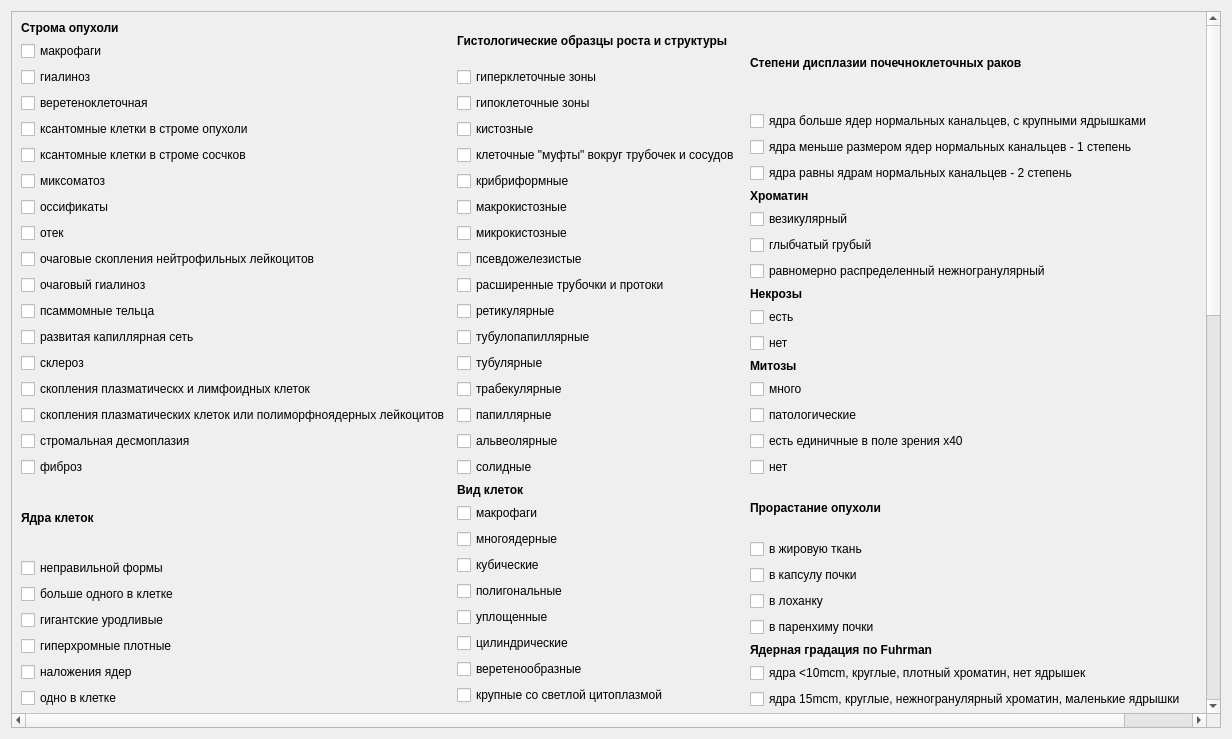
<?xml version="1.0" encoding="UTF-8"?>
<ui version="4.0">
 <class>Kidney</class>
 <widget class="QDialog" name="Kidney">
  <property name="geometry">
   <rect>
    <x>0</x>
    <y>0</y>
    <width>1232</width>
    <height>739</height>
   </rect>
  </property>
  <property name="windowTitle">
   <string>Добавление изображения почки</string>
  </property>
  <layout class="QGridLayout" name="gridLayout_2">
   <item row="1" column="0">
    <widget class="QScrollArea" name="scrollArea">
     <property name="widgetResizable">
      <bool>true</bool>
     </property>
     <widget class="QWidget" name="scrollAreaWidgetContents">
      <property name="geometry">
       <rect>
        <x>0</x>
        <y>0</y>
        <width>1195</width>
        <height>1475</height>
       </rect>
      </property>
      <layout class="QGridLayout" name="gridLayout">
       <item row="1" column="1">
        <layout class="QVBoxLayout" name="verticalLayout_3">
         <item>
          <widget class="QLabel" name="label_3">
           <property name="font">
            <font>
             <weight>75</weight>
             <bold>true</bold>
            </font>
           </property>
           <property name="text">
            <string>Вид клеток</string>
           </property>
          </widget>
         </item>
         <item>
          <widget class="QCheckBox" name="checkBox_36">
           <property name="text">
            <string>макрофаги</string>
           </property>
          </widget>
         </item>
         <item>
          <widget class="QCheckBox" name="checkBox_37">
           <property name="text">
            <string>многоядерные</string>
           </property>
          </widget>
         </item>
         <item>
          <widget class="QCheckBox" name="checkBox_38">
           <property name="text">
            <string>кубические</string>
           </property>
          </widget>
         </item>
         <item>
          <widget class="QCheckBox" name="checkBox_39">
           <property name="text">
            <string>полигональные</string>
           </property>
          </widget>
         </item>
         <item>
          <widget class="QCheckBox" name="checkBox_40">
           <property name="text">
            <string>уплощенные</string>
           </property>
          </widget>
         </item>
         <item>
          <widget class="QCheckBox" name="checkBox_41">
           <property name="text">
            <string>цилиндрические</string>
           </property>
          </widget>
         </item>
         <item>
          <widget class="QCheckBox" name="checkBox_42">
           <property name="text">
            <string>веретенообразные</string>
           </property>
          </widget>
         </item>
         <item>
          <widget class="QCheckBox" name="checkBox_43">
           <property name="text">
            <string>крупные со светлой цитоплазмой</string>
           </property>
          </widget>
         </item>
         <item>
          <widget class="QCheckBox" name="checkBox_56">
           <property name="text">
            <string>мелкие с небольшой цитоплазмой</string>
           </property>
          </widget>
         </item>
         <item>
          <widget class="QCheckBox" name="checkBox_57">
           <property name="text">
            <string>рабдоидные клетки</string>
           </property>
          </widget>
         </item>
         <item>
          <widget class="QCheckBox" name="checkBox_58">
           <property name="text">
            <string>с объемной оптически пустой цитоплазмой</string>
           </property>
          </widget>
         </item>
         <item>
          <widget class="QCheckBox" name="checkBox_45">
           <property name="text">
            <string>с частично вакуолизированной цитоплазмой</string>
           </property>
          </widget>
         </item>
         <item>
          <widget class="QCheckBox" name="checkBox_44">
           <property name="text">
            <string>С четкими границами</string>
           </property>
          </widget>
         </item>
         <item>
          <widget class="QCheckBox" name="checkBox_46">
           <property name="text">
            <string>саркоматозные</string>
           </property>
          </widget>
         </item>
         <item>
          <widget class="QCheckBox" name="checkBox_47">
           <property name="text">
            <string>со светлой цитоплазмой</string>
           </property>
          </widget>
         </item>
         <item>
          <widget class="QCheckBox" name="checkBox_48">
           <property name="text">
            <string>эозинофильные</string>
           </property>
          </widget>
         </item>
         <item>
          <widget class="QCheckBox" name="checkBox_49">
           <property name="text">
            <string>эозинофильные зернистые</string>
           </property>
          </widget>
         </item>
         <item>
          <widget class="QCheckBox" name="checkBox_50">
           <property name="text">
            <string>эозинофильные с просветлением вокруг ядра</string>
           </property>
          </widget>
         </item>
         <item>
          <widget class="QCheckBox" name="checkBox_51">
           <property name="text">
            <string>ксантомные</string>
           </property>
          </widget>
         </item>
         <item>
          <widget class="QCheckBox" name="checkBox_52">
           <property name="text">
            <string>крупные</string>
           </property>
          </widget>
         </item>
         <item>
          <widget class="QCheckBox" name="checkBox_53">
           <property name="text">
            <string>мелкие</string>
           </property>
          </widget>
         </item>
         <item>
          <widget class="QCheckBox" name="checkBox_54">
           <property name="text">
            <string>овальные</string>
           </property>
          </widget>
         </item>
         <item>
          <widget class="QCheckBox" name="checkBox_55">
           <property name="text">
            <string>округлые</string>
           </property>
          </widget>
         </item>
        </layout>
       </item>
       <item row="4" column="0">
        <layout class="QVBoxLayout" name="verticalLayout_8">
         <item>
          <widget class="QLabel" name="label_8">
           <property name="font">
            <font>
             <weight>75</weight>
             <bold>true</bold>
            </font>
           </property>
           <property name="text">
            <string>Включения</string>
           </property>
          </widget>
         </item>
         <item>
          <widget class="QCheckBox" name="checkBox_80">
           <property name="text">
            <string>гиалиновые глобули</string>
           </property>
          </widget>
         </item>
         <item>
          <widget class="QCheckBox" name="checkBox_81">
           <property name="text">
            <string>грубый коричневый пигмент</string>
           </property>
          </widget>
         </item>
         <item>
          <widget class="QCheckBox" name="checkBox_82">
           <property name="text">
            <string>другие</string>
           </property>
          </widget>
         </item>
         <item>
          <widget class="QCheckBox" name="checkBox_83">
           <property name="text">
            <string>липиды</string>
           </property>
          </widget>
         </item>
        </layout>
       </item>
       <item row="8" column="0">
        <layout class="QVBoxLayout" name="verticalLayout_24">
         <item>
          <widget class="QLabel" name="label_25">
           <property name="font">
            <font>
             <weight>75</weight>
             <bold>true</bold>
            </font>
           </property>
           <property name="text">
            <string>Описание клинического случая</string>
           </property>
          </widget>
         </item>
         <item>
          <widget class="QTextEdit" name="textEdit"/>
         </item>
        </layout>
       </item>
       <item row="0" column="1">
        <layout class="QVBoxLayout" name="verticalLayout_10">
         <item>
          <widget class="QLabel" name="label_10">
           <property name="font">
            <font>
             <weight>75</weight>
             <bold>true</bold>
            </font>
           </property>
           <property name="text">
            <string>Гистологические образцы роста и структуры</string>
           </property>
          </widget>
         </item>
         <item>
          <widget class="QCheckBox" name="checkBox_89">
           <property name="text">
            <string>гиперклеточные зоны</string>
           </property>
          </widget>
         </item>
         <item>
          <widget class="QCheckBox" name="checkBox_90">
           <property name="text">
            <string>гипоклеточные зоны</string>
           </property>
          </widget>
         </item>
         <item>
          <widget class="QCheckBox" name="checkBox_91">
           <property name="text">
            <string>кистозные</string>
           </property>
          </widget>
         </item>
         <item>
          <widget class="QCheckBox" name="checkBox_92">
           <property name="text">
            <string>клеточные &quot;муфты&quot; вокруг трубочек и сосудов</string>
           </property>
          </widget>
         </item>
         <item>
          <widget class="QCheckBox" name="checkBox_93">
           <property name="text">
            <string>крибриформные</string>
           </property>
          </widget>
         </item>
         <item>
          <widget class="QCheckBox" name="checkBox_94">
           <property name="text">
            <string>макрокистозные</string>
           </property>
          </widget>
         </item>
         <item>
          <widget class="QCheckBox" name="checkBox_95">
           <property name="text">
            <string>микрокистозные</string>
           </property>
          </widget>
         </item>
         <item>
          <widget class="QCheckBox" name="checkBox_96">
           <property name="text">
            <string>псевдожелезистые</string>
           </property>
          </widget>
         </item>
         <item>
          <widget class="QCheckBox" name="checkBox_97">
           <property name="text">
            <string>расширенные трубочки и протоки</string>
           </property>
          </widget>
         </item>
         <item>
          <widget class="QCheckBox" name="checkBox_98">
           <property name="text">
            <string>ретикулярные</string>
           </property>
          </widget>
         </item>
         <item>
          <widget class="QCheckBox" name="checkBox_99">
           <property name="text">
            <string>тубулопапиллярные</string>
           </property>
          </widget>
         </item>
         <item>
          <widget class="QCheckBox" name="checkBox_100">
           <property name="text">
            <string>тубулярные</string>
           </property>
          </widget>
         </item>
         <item>
          <widget class="QCheckBox" name="checkBox_101">
           <property name="text">
            <string>трабекулярные</string>
           </property>
          </widget>
         </item>
         <item>
          <widget class="QCheckBox" name="checkBox_102">
           <property name="text">
            <string>папиллярные</string>
           </property>
          </widget>
         </item>
         <item>
          <widget class="QCheckBox" name="checkBox_103">
           <property name="text">
            <string>альвеолярные</string>
           </property>
          </widget>
         </item>
         <item>
          <widget class="QCheckBox" name="checkBox_104">
           <property name="text">
            <string>солидные</string>
           </property>
          </widget>
         </item>
        </layout>
       </item>
       <item row="0" column="2">
        <layout class="QVBoxLayout" name="verticalLayout_16">
         <item>
          <widget class="QLabel" name="label_16">
           <property name="font">
            <font>
             <weight>75</weight>
             <bold>true</bold>
            </font>
           </property>
           <property name="text">
            <string>Степени дисплазии почечноклеточных раков</string>
           </property>
          </widget>
         </item>
         <item>
          <widget class="QCheckBox" name="checkBox_119">
           <property name="text">
            <string>ядра больше ядер нормальных канальцев, с крупными ядрышками</string>
           </property>
          </widget>
         </item>
         <item>
          <widget class="QCheckBox" name="checkBox_120">
           <property name="text">
            <string>ядра меньше размером ядер нормальных канальцев - 1 степень</string>
           </property>
          </widget>
         </item>
         <item>
          <widget class="QCheckBox" name="checkBox_121">
           <property name="text">
            <string>ядра равны ядрам нормальных канальцев - 2 степень</string>
           </property>
          </widget>
         </item>
         <item>
          <layout class="QVBoxLayout" name="verticalLayout_17">
           <item>
            <widget class="QLabel" name="label_17">
             <property name="font">
              <font>
               <weight>75</weight>
               <bold>true</bold>
              </font>
             </property>
             <property name="text">
              <string>Хроматин</string>
             </property>
            </widget>
           </item>
           <item>
            <widget class="QCheckBox" name="checkBox_122">
             <property name="text">
              <string>везикулярный</string>
             </property>
            </widget>
           </item>
           <item>
            <widget class="QCheckBox" name="checkBox_123">
             <property name="text">
              <string>глыбчатый грубый</string>
             </property>
            </widget>
           </item>
           <item>
            <widget class="QCheckBox" name="checkBox_124">
             <property name="text">
              <string>равномерно распределенный нежногранулярный</string>
             </property>
            </widget>
           </item>
           <item>
            <layout class="QVBoxLayout" name="verticalLayout_19">
             <item>
              <widget class="QLabel" name="label_19">
               <property name="font">
                <font>
                 <weight>75</weight>
                 <bold>true</bold>
                </font>
               </property>
               <property name="text">
                <string>Некрозы</string>
               </property>
              </widget>
             </item>
             <item>
              <widget class="QCheckBox" name="checkBox_129">
               <property name="text">
                <string>есть</string>
               </property>
              </widget>
             </item>
             <item>
              <widget class="QCheckBox" name="checkBox_130">
               <property name="text">
                <string>нет</string>
               </property>
              </widget>
             </item>
            </layout>
           </item>
           <item>
            <layout class="QVBoxLayout" name="verticalLayout_4">
             <item>
              <widget class="QLabel" name="label_4">
               <property name="font">
                <font>
                 <weight>75</weight>
                 <bold>true</bold>
                </font>
               </property>
               <property name="text">
                <string>Митозы</string>
               </property>
              </widget>
             </item>
             <item>
              <widget class="QCheckBox" name="checkBox_59">
               <property name="text">
                <string>много</string>
               </property>
              </widget>
             </item>
             <item>
              <widget class="QCheckBox" name="checkBox_60">
               <property name="text">
                <string>патологические</string>
               </property>
              </widget>
             </item>
             <item>
              <widget class="QCheckBox" name="checkBox_61">
               <property name="text">
                <string>есть единичные в поле зрения x40</string>
               </property>
              </widget>
             </item>
             <item>
              <widget class="QCheckBox" name="checkBox_62">
               <property name="text">
                <string>нет</string>
               </property>
              </widget>
             </item>
            </layout>
           </item>
          </layout>
         </item>
        </layout>
       </item>
       <item row="1" column="0">
        <layout class="QVBoxLayout" name="verticalLayout">
         <item>
          <widget class="QLabel" name="label">
           <property name="font">
            <font>
             <weight>75</weight>
             <bold>true</bold>
            </font>
           </property>
           <property name="text">
            <string>Ядра клеток</string>
           </property>
          </widget>
         </item>
         <item>
          <widget class="QCheckBox" name="checkBox">
           <property name="text">
            <string>неправильной формы</string>
           </property>
          </widget>
         </item>
         <item>
          <widget class="QCheckBox" name="checkBox_2">
           <property name="text">
            <string>больше одного в клетке</string>
           </property>
          </widget>
         </item>
         <item>
          <widget class="QCheckBox" name="checkBox_3">
           <property name="text">
            <string>гигантские уродливые</string>
           </property>
          </widget>
         </item>
         <item>
          <widget class="QCheckBox" name="checkBox_4">
           <property name="text">
            <string>гиперхромные плотные</string>
           </property>
          </widget>
         </item>
         <item>
          <widget class="QCheckBox" name="checkBox_12">
           <property name="text">
            <string>наложения ядер</string>
           </property>
          </widget>
         </item>
         <item>
          <widget class="QCheckBox" name="checkBox_5">
           <property name="text">
            <string>одно в клетке</string>
           </property>
          </widget>
         </item>
         <item>
          <widget class="QCheckBox" name="checkBox_13">
           <property name="text">
            <string>очень крупные</string>
           </property>
          </widget>
         </item>
         <item>
          <widget class="QCheckBox" name="checkBox_6">
           <property name="text">
            <string>с внутриядерными включениями</string>
           </property>
          </widget>
         </item>
         <item>
          <widget class="QCheckBox" name="checkBox_16">
           <property name="text">
            <string>светлые</string>
           </property>
          </widget>
         </item>
         <item>
          <widget class="QCheckBox" name="checkBox_18">
           <property name="text">
            <string>сжатые</string>
           </property>
          </widget>
         </item>
         <item>
          <widget class="QCheckBox" name="checkBox_7">
           <property name="text">
            <string>мономорфные</string>
           </property>
          </widget>
         </item>
         <item>
          <widget class="QCheckBox" name="checkBox_8">
           <property name="text">
            <string>полиморфные</string>
           </property>
          </widget>
         </item>
         <item>
          <widget class="QCheckBox" name="checkBox_9">
           <property name="text">
            <string>с бороздкой</string>
           </property>
          </widget>
         </item>
         <item>
          <widget class="QCheckBox" name="checkBox_10">
           <property name="text">
            <string>крупные</string>
           </property>
          </widget>
         </item>
         <item>
          <widget class="QCheckBox" name="checkBox_11">
           <property name="text">
            <string>мелкие</string>
           </property>
          </widget>
         </item>
         <item>
          <widget class="QCheckBox" name="checkBox_14">
           <property name="text">
            <string>овальные</string>
           </property>
          </widget>
         </item>
         <item>
          <widget class="QCheckBox" name="checkBox_17">
           <property name="text">
            <string>круглые</string>
           </property>
          </widget>
         </item>
         <item>
          <widget class="QCheckBox" name="checkBox_15">
           <property name="text">
            <string>пузырьковидные</string>
           </property>
          </widget>
         </item>
         <item>
          <layout class="QVBoxLayout" name="verticalLayout_21">
           <item>
            <widget class="QLabel" name="label_21">
             <property name="font">
              <font>
               <weight>75</weight>
               <bold>true</bold>
              </font>
             </property>
             <property name="text">
              <string>Кистозная дегенерация опухоли</string>
             </property>
            </widget>
           </item>
           <item>
            <widget class="QCheckBox" name="checkBox_133">
             <property name="text">
              <string>есть</string>
             </property>
            </widget>
           </item>
           <item>
            <widget class="QCheckBox" name="checkBox_134">
             <property name="text">
              <string>нет</string>
             </property>
            </widget>
           </item>
          </layout>
         </item>
        </layout>
       </item>
       <item row="3" column="0">
        <layout class="QVBoxLayout" name="verticalLayout_14">
         <item>
          <widget class="QLabel" name="label_14">
           <property name="font">
            <font>
             <weight>75</weight>
             <bold>true</bold>
            </font>
           </property>
           <property name="text">
            <string>Опухолевый узел</string>
           </property>
          </widget>
         </item>
         <item>
          <widget class="QCheckBox" name="checkBox_112">
           <property name="text">
            <string>хорошо отграничен</string>
           </property>
          </widget>
         </item>
         <item>
          <widget class="QCheckBox" name="checkBox_113">
           <property name="text">
            <string>без четких границ</string>
           </property>
          </widget>
         </item>
         <item>
          <widget class="QCheckBox" name="checkBox_114">
           <property name="text">
            <string>опухолевые сателлиты</string>
           </property>
          </widget>
         </item>
         <item>
          <widget class="QCheckBox" name="checkBox_115">
           <property name="text">
            <string>с капсулой</string>
           </property>
          </widget>
         </item>
         <item>
          <widget class="QCheckBox" name="checkBox_116">
           <property name="text">
            <string>с псевдокапсулой</string>
           </property>
          </widget>
         </item>
        </layout>
       </item>
       <item row="8" column="1">
        <layout class="QVBoxLayout" name="verticalLayout_25">
         <item>
          <widget class="QLabel" name="label_28">
           <property name="font">
            <font>
             <weight>75</weight>
             <bold>true</bold>
            </font>
           </property>
           <property name="text">
            <string>Описание изображения</string>
           </property>
          </widget>
         </item>
         <item>
          <widget class="QTextEdit" name="textEdit_2"/>
         </item>
        </layout>
       </item>
       <item row="8" column="2">
        <layout class="QVBoxLayout" name="verticalLayout_26">
         <item>
          <widget class="QLabel" name="label_26">
           <property name="font">
            <font>
             <weight>75</weight>
             <bold>true</bold>
            </font>
           </property>
           <property name="text">
            <string>Диагноз</string>
           </property>
          </widget>
         </item>
         <item>
          <widget class="QLineEdit" name="lineEdit"/>
         </item>
         <item>
          <widget class="QPushButton" name="pushButton_3">
           <property name="text">
            <string>Загрузить изображение</string>
           </property>
          </widget>
         </item>
         <item>
          <widget class="QLineEdit" name="lineEdit_2"/>
         </item>
         <item>
          <widget class="QPushButton" name="pushButton_2">
           <property name="text">
            <string>Отмена</string>
           </property>
          </widget>
         </item>
         <item>
          <widget class="QPushButton" name="pushButton">
           <property name="text">
            <string>Добавить</string>
           </property>
          </widget>
         </item>
        </layout>
       </item>
       <item row="0" column="0">
        <layout class="QVBoxLayout" name="verticalLayout_2">
         <item>
          <widget class="QLabel" name="label_2">
           <property name="font">
            <font>
             <weight>75</weight>
             <bold>true</bold>
            </font>
           </property>
           <property name="text">
            <string>Строма опухоли</string>
           </property>
          </widget>
         </item>
         <item>
          <widget class="QCheckBox" name="checkBox_19">
           <property name="text">
            <string>макрофаги</string>
           </property>
          </widget>
         </item>
         <item>
          <widget class="QCheckBox" name="checkBox_20">
           <property name="text">
            <string>гиалиноз</string>
           </property>
          </widget>
         </item>
         <item>
          <widget class="QCheckBox" name="checkBox_21">
           <property name="text">
            <string>веретеноклеточная</string>
           </property>
          </widget>
         </item>
         <item>
          <widget class="QCheckBox" name="checkBox_22">
           <property name="text">
            <string>ксантомные клетки в строме опухоли</string>
           </property>
          </widget>
         </item>
         <item>
          <widget class="QCheckBox" name="checkBox_23">
           <property name="text">
            <string>ксантомные клетки в строме сосчков</string>
           </property>
          </widget>
         </item>
         <item>
          <widget class="QCheckBox" name="checkBox_24">
           <property name="text">
            <string>миксоматоз</string>
           </property>
          </widget>
         </item>
         <item>
          <widget class="QCheckBox" name="checkBox_25">
           <property name="text">
            <string>оссификаты</string>
           </property>
          </widget>
         </item>
         <item>
          <widget class="QCheckBox" name="checkBox_26">
           <property name="text">
            <string>отек</string>
           </property>
          </widget>
         </item>
         <item>
          <widget class="QCheckBox" name="checkBox_27">
           <property name="text">
            <string>очаговые скопления нейтрофильных лейкоцитов</string>
           </property>
          </widget>
         </item>
         <item>
          <widget class="QCheckBox" name="checkBox_28">
           <property name="text">
            <string>очаговый гиалиноз</string>
           </property>
          </widget>
         </item>
         <item>
          <widget class="QCheckBox" name="checkBox_29">
           <property name="text">
            <string>псаммомные тельца</string>
           </property>
          </widget>
         </item>
         <item>
          <widget class="QCheckBox" name="checkBox_30">
           <property name="text">
            <string>развитая капиллярная сеть</string>
           </property>
          </widget>
         </item>
         <item>
          <widget class="QCheckBox" name="checkBox_31">
           <property name="text">
            <string>склероз</string>
           </property>
          </widget>
         </item>
         <item>
          <widget class="QCheckBox" name="checkBox_32">
           <property name="text">
            <string>скопления плазматическх и лимфоидных клеток</string>
           </property>
          </widget>
         </item>
         <item>
          <widget class="QCheckBox" name="checkBox_33">
           <property name="text">
            <string>скопления плазматических клеток или полиморфноядерных лейкоцитов</string>
           </property>
          </widget>
         </item>
         <item>
          <widget class="QCheckBox" name="checkBox_34">
           <property name="text">
            <string>стромальная десмоплазия</string>
           </property>
          </widget>
         </item>
         <item>
          <widget class="QCheckBox" name="checkBox_35">
           <property name="text">
            <string>фиброз</string>
           </property>
          </widget>
         </item>
        </layout>
       </item>
       <item row="1" column="2">
        <layout class="QVBoxLayout" name="verticalLayout_5">
         <item>
          <widget class="QLabel" name="label_5">
           <property name="font">
            <font>
             <weight>75</weight>
             <bold>true</bold>
            </font>
           </property>
           <property name="text">
            <string>Прорастание опухоли</string>
           </property>
          </widget>
         </item>
         <item>
          <widget class="QCheckBox" name="checkBox_63">
           <property name="text">
            <string>в жировую ткань</string>
           </property>
          </widget>
         </item>
         <item>
          <widget class="QCheckBox" name="checkBox_64">
           <property name="text">
            <string>в капсулу почки</string>
           </property>
          </widget>
         </item>
         <item>
          <widget class="QCheckBox" name="checkBox_65">
           <property name="text">
            <string>в лоханку</string>
           </property>
          </widget>
         </item>
         <item>
          <widget class="QCheckBox" name="checkBox_66">
           <property name="text">
            <string>в паренхиму почки</string>
           </property>
          </widget>
         </item>
         <item>
          <layout class="QVBoxLayout" name="verticalLayout_18">
           <item>
            <widget class="QLabel" name="label_18">
             <property name="font">
              <font>
               <weight>75</weight>
               <bold>true</bold>
              </font>
             </property>
             <property name="text">
              <string>Ядерная градация по Fuhrman</string>
             </property>
            </widget>
           </item>
           <item>
            <widget class="QCheckBox" name="checkBox_125">
             <property name="text">
              <string>ядра &lt;10mcm, круглые, плотный хроматин, нет ядрышек</string>
             </property>
            </widget>
           </item>
           <item>
            <widget class="QCheckBox" name="checkBox_126">
             <property name="text">
              <string>ядра 15mcm, круглые, нежногранулярный хроматин, маленькие ядрышки</string>
             </property>
            </widget>
           </item>
           <item>
            <widget class="QCheckBox" name="checkBox_127">
             <property name="text">
              <string>ядра 20mcm, круглые-овальные, грубогранулярный хроматин, выдающиеся ядрышки</string>
             </property>
            </widget>
           </item>
           <item>
            <widget class="QCheckBox" name="checkBox_128">
             <property name="text">
              <string>ядра &gt;20mcm, полиморфные, многодольчатые, гиперхромный хроматин, макроядрышки</string>
             </property>
            </widget>
           </item>
           <item>
            <layout class="QVBoxLayout" name="verticalLayout_13">
             <item>
              <widget class="QLabel" name="label_13">
               <property name="font">
                <font>
                 <weight>75</weight>
                 <bold>true</bold>
                </font>
               </property>
               <property name="text">
                <string>Метастазы почечноклеточного рака</string>
               </property>
              </widget>
             </item>
             <item>
              <widget class="QCheckBox" name="checkBox_111">
               <property name="text">
                <string>в лимфоузлах</string>
               </property>
              </widget>
             </item>
             <item>
              <layout class="QVBoxLayout" name="verticalLayout_15">
               <item>
                <widget class="QLabel" name="label_15">
                 <property name="font">
                  <font>
                   <weight>75</weight>
                   <bold>true</bold>
                  </font>
                 </property>
                 <property name="text">
                  <string>Сосуды опухоли</string>
                 </property>
                </widget>
               </item>
               <item>
                <widget class="QCheckBox" name="checkBox_117">
                 <property name="text">
                  <string>в просвете &quot;серповидноклеточные эритроциты</string>
                 </property>
                </widget>
               </item>
               <item>
                <widget class="QCheckBox" name="checkBox_118">
                 <property name="text">
                  <string>капиллярная синусоидная сеть вокруг комплексов клеток</string>
                 </property>
                </widget>
               </item>
               <item>
                <layout class="QVBoxLayout" name="verticalLayout_22">
                 <item>
                  <widget class="QLabel" name="label_22">
                   <property name="font">
                    <font>
                     <weight>75</weight>
                     <bold>true</bold>
                    </font>
                   </property>
                   <property name="text">
                    <string>Инвазия кровеносных сосудов</string>
                   </property>
                  </widget>
                 </item>
                 <item>
                  <widget class="QCheckBox" name="checkBox_135">
                   <property name="text">
                    <string>есть</string>
                   </property>
                  </widget>
                 </item>
                 <item>
                  <widget class="QCheckBox" name="checkBox_136">
                   <property name="text">
                    <string>нет</string>
                   </property>
                  </widget>
                 </item>
                 <item>
                  <layout class="QVBoxLayout" name="verticalLayout_23">
                   <item>
                    <widget class="QLabel" name="label_23">
                     <property name="font">
                      <font>
                       <weight>75</weight>
                       <bold>true</bold>
                      </font>
                     </property>
                     <property name="text">
                      <string>Инвазия лимфатических сосудов</string>
                     </property>
                    </widget>
                   </item>
                   <item>
                    <widget class="QCheckBox" name="checkBox_137">
                     <property name="text">
                      <string>есть</string>
                     </property>
                    </widget>
                   </item>
                   <item>
                    <widget class="QCheckBox" name="checkBox_138">
                     <property name="text">
                      <string>нет</string>
                     </property>
                    </widget>
                   </item>
                   <item>
                    <layout class="QVBoxLayout" name="verticalLayout_20">
                     <item>
                      <widget class="QLabel" name="label_20">
                       <property name="font">
                        <font>
                         <weight>75</weight>
                         <bold>true</bold>
                        </font>
                       </property>
                       <property name="text">
                        <string>Кровоизлияния</string>
                       </property>
                      </widget>
                     </item>
                     <item>
                      <widget class="QCheckBox" name="checkBox_131">
                       <property name="text">
                        <string>есть</string>
                       </property>
                      </widget>
                     </item>
                     <item>
                      <widget class="QCheckBox" name="checkBox_132">
                       <property name="text">
                        <string>нет</string>
                       </property>
                      </widget>
                     </item>
                    </layout>
                   </item>
                  </layout>
                 </item>
                </layout>
               </item>
              </layout>
             </item>
            </layout>
           </item>
          </layout>
         </item>
        </layout>
       </item>
       <item row="3" column="1">
        <layout class="QVBoxLayout" name="verticalLayout_9">
         <item>
          <widget class="QLabel" name="label_9">
           <property name="font">
            <font>
             <weight>75</weight>
             <bold>true</bold>
            </font>
           </property>
           <property name="text">
            <string>Выстилка кист</string>
           </property>
          </widget>
         </item>
         <item>
          <widget class="QCheckBox" name="checkBox_84">
           <property name="text">
            <string>клетки кубические</string>
           </property>
          </widget>
         </item>
         <item>
          <widget class="QCheckBox" name="checkBox_85">
           <property name="text">
            <string>клетки светлые</string>
           </property>
          </widget>
         </item>
         <item>
          <widget class="QCheckBox" name="checkBox_86">
           <property name="text">
            <string>клетки уплощенные</string>
           </property>
          </widget>
         </item>
         <item>
          <widget class="QCheckBox" name="checkBox_87">
           <property name="text">
            <string>один ряд без пролифератов клеток</string>
           </property>
          </widget>
         </item>
         <item>
          <widget class="QCheckBox" name="checkBox_88">
           <property name="text">
            <string>один ряд с пролифератами клеток</string>
           </property>
          </widget>
         </item>
         <item>
          <layout class="QVBoxLayout" name="verticalLayout_12">
           <item>
            <widget class="QLabel" name="label_12">
             <property name="font">
              <font>
               <weight>75</weight>
               <bold>true</bold>
              </font>
             </property>
             <property name="text">
              <string>Клеточный состав</string>
             </property>
            </widget>
           </item>
           <item>
            <widget class="QCheckBox" name="checkBox_109">
             <property name="text">
              <string>мономорфный</string>
             </property>
            </widget>
           </item>
           <item>
            <widget class="QCheckBox" name="checkBox_110">
             <property name="text">
              <string>полимфорный</string>
             </property>
            </widget>
           </item>
          </layout>
         </item>
        </layout>
       </item>
       <item row="3" column="2">
        <layout class="QVBoxLayout" name="verticalLayout_7">
         <item>
          <widget class="QLabel" name="label_7">
           <property name="font">
            <font>
             <weight>75</weight>
             <bold>true</bold>
            </font>
           </property>
           <property name="text">
            <string>Цитоплазма</string>
           </property>
          </widget>
         </item>
         <item>
          <widget class="QCheckBox" name="checkBox_72">
           <property name="text">
            <string>скудная</string>
           </property>
          </widget>
         </item>
         <item>
          <widget class="QCheckBox" name="checkBox_73">
           <property name="text">
            <string>умеренно выраженная</string>
           </property>
          </widget>
         </item>
         <item>
          <widget class="QCheckBox" name="checkBox_74">
           <property name="text">
            <string>обильная</string>
           </property>
          </widget>
         </item>
         <item>
          <widget class="QCheckBox" name="checkBox_75">
           <property name="text">
            <string>с просветлением вокруг ядра</string>
           </property>
          </widget>
         </item>
         <item>
          <widget class="QCheckBox" name="checkBox_76">
           <property name="text">
            <string>эозинофильная</string>
           </property>
          </widget>
         </item>
         <item>
          <widget class="QCheckBox" name="checkBox_77">
           <property name="text">
            <string>эозинофильная зернистая</string>
           </property>
          </widget>
         </item>
         <item>
          <widget class="QCheckBox" name="checkBox_78">
           <property name="text">
            <string>базофильная</string>
           </property>
          </widget>
         </item>
         <item>
          <widget class="QCheckBox" name="checkBox_79">
           <property name="text">
            <string>светлая</string>
           </property>
          </widget>
         </item>
        </layout>
       </item>
       <item row="4" column="1">
        <layout class="QVBoxLayout" name="verticalLayout_11">
         <item>
          <widget class="QLabel" name="label_11">
           <property name="font">
            <font>
             <weight>75</weight>
             <bold>true</bold>
            </font>
           </property>
           <property name="text">
            <string>Изменение в почке</string>
           </property>
          </widget>
         </item>
         <item>
          <widget class="QCheckBox" name="checkBox_105">
           <property name="text">
            <string>дрепаноциты в просвете кровеносных сосудов</string>
           </property>
          </widget>
         </item>
         <item>
          <widget class="QCheckBox" name="checkBox_106">
           <property name="text">
            <string>слабая дисплазия эпителия канальцев</string>
           </property>
          </widget>
         </item>
         <item>
          <widget class="QCheckBox" name="checkBox_107">
           <property name="text">
            <string>умеренная дисплазия эпителия канальцев</string>
           </property>
          </widget>
         </item>
         <item>
          <widget class="QCheckBox" name="checkBox_108">
           <property name="text">
            <string>хроническое воспаление</string>
           </property>
          </widget>
         </item>
        </layout>
       </item>
       <item row="4" column="2">
        <layout class="QVBoxLayout" name="verticalLayout_6">
         <item>
          <widget class="QLabel" name="label_6">
           <property name="font">
            <font>
             <weight>75</weight>
             <bold>true</bold>
            </font>
           </property>
           <property name="text">
            <string>Ядрышки</string>
           </property>
          </widget>
         </item>
         <item>
          <widget class="QCheckBox" name="checkBox_67">
           <property name="text">
            <string>множественные</string>
           </property>
          </widget>
         </item>
         <item>
          <widget class="QCheckBox" name="checkBox_68">
           <property name="text">
            <string>единичные</string>
           </property>
          </widget>
         </item>
         <item>
          <widget class="QCheckBox" name="checkBox_69">
           <property name="text">
            <string>очень крупные</string>
           </property>
          </widget>
         </item>
         <item>
          <widget class="QCheckBox" name="checkBox_70">
           <property name="text">
            <string>крупные</string>
           </property>
          </widget>
         </item>
         <item>
          <widget class="QCheckBox" name="checkBox_71">
           <property name="text">
            <string>мелкие</string>
           </property>
          </widget>
         </item>
        </layout>
       </item>
      </layout>
     </widget>
    </widget>
   </item>
  </layout>
 </widget>
 <resources/>
 <connections/>
</ui>
